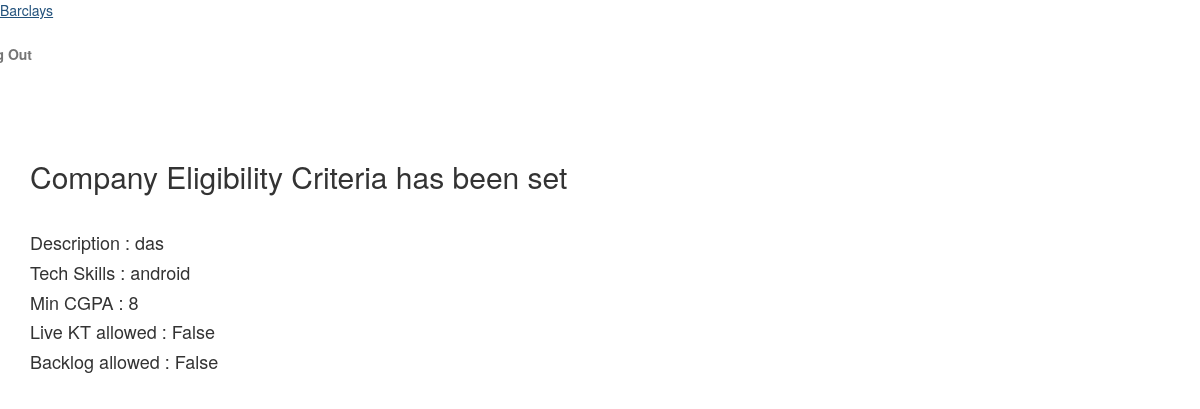
The app's page /submit_eligi/ (signed in) with its own data.
### tpcprocess/models.py (models this page shows, shortened)
class EligiCriteria(models.Model):
    company = models.ForeignKey(Company, default=1)
    description = models.TextField(max_length=2000, null=True)
    tech_skills = models.TextField(max_length=2000, null=True)
    min_cgpa = models.CharField(max_length=100, null=True)
    live_kt_allowed = models.BooleanField(default=True)
    backlog_allowed = models.BooleanField(default=True)

### tpcprocess/views.py (the view)
# urls.py: url(r'^submit_eligi/$', views.submit_eligi, name='submit_eligi'),
def submit_eligi(request):
    if request.method == "POST":
        a = EligiCriteria()
        comp = get_object_or_404(Company, user=request.user)
        a.company = comp
        a.description = request.POST['description']
        a.min_cgpa = request.POST['cgpa']
        a.tech_skills = request.POST['techskill']
        if request.POST['ktoptions'] == 'False':
            a.live_kt_allowed = False
        else:
            a.live_kt_allowed = True
        if request.POST['bloptions'] == 'False':
            a.backlog_allowed = False
        else:
            a.backlog_allowed = True
        a.save()
        count = 1
        comp = get_object_or_404(EligiCriteria, company=comp)
        context = {'filled': count, 'comp': comp}
        return render(request, 'tpcprocess/eligi_form.html', context)
    else:
        comp = get_object_or_404(Company, user=request.user)
        count = comp.eligicriteria_set.count()
        if count:
            comp = get_object_or_404(EligiCriteria, company=comp)
        context = {'filled': count, 'comp': comp}
        return render(request, 'tpcprocess/eligi_form.html', context)

### tpcprocess/templates/tpcprocess/eligi_form.html (shortened to what this page needs)
{% extends 'tpcprocess/comp_base.html' %}
{% block body %}
{% if filled == 1 %}
    <div class="container">
    <br><br><br>
    <h2>Company Eligibility Criteria has been set</h2>
    <br>
    <h4>Description : {{comp.description}}</h4>
    <h4>Tech Skills : {{comp.tech_skills}}</h4>
    <h4>Min CGPA : {{comp.min_cgpa}}</h4>
    <h4>Live KT allowed : {{comp.live_kt_allowed}}</h4>
    <h4>Backlog allowed : {{comp.backlog_allowed}}</h4>
    </div>
{% endif %}
{% endblock %}

### tpcprocess/static/tpcprocess/styles.css (style rules this page uses)
body { margin: 0; }

### records on screen
EligiCriteria: description "das", tech_skills "android", min_cgpa "8", live_kt_allowed "False", backlog_allowed "False"
